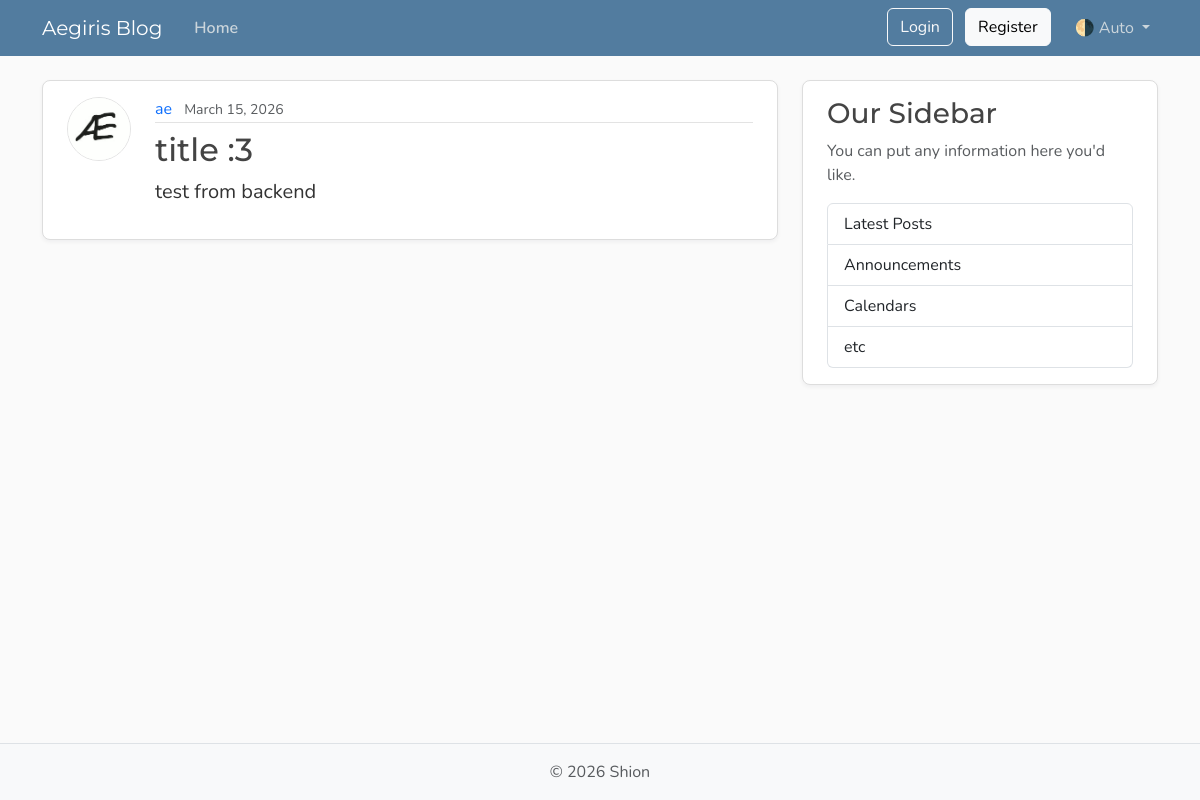
Before: /posts/1 with the older database file.
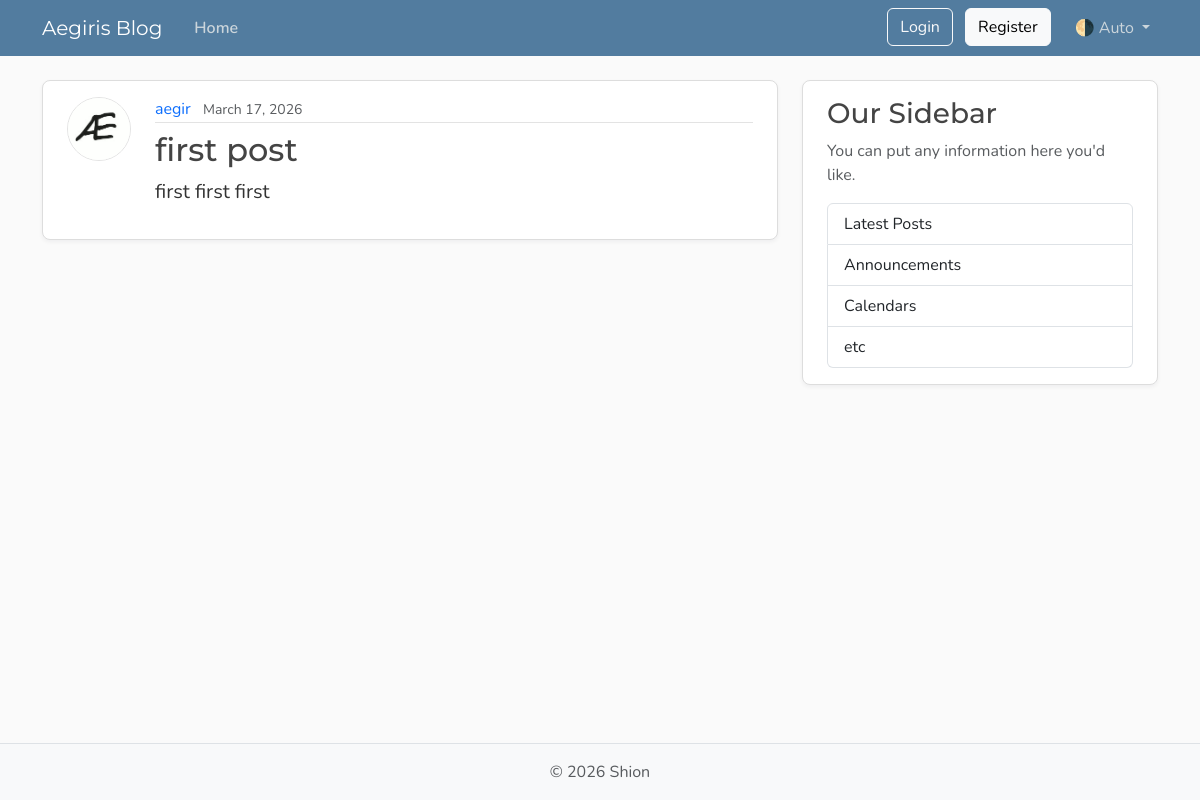
After: the same page with the newer database file.
### models.py (models this page shows, shortened)
class User(Base):
    __tablename__ = "users"
    id: Mapped[int] = mapped_column(Integer, primary_key= True, index= True)
    username: Mapped[str] = mapped_column(String(50), unique= True, nullable= False)
    email: Mapped[str] = mapped_column(String(120), unique= True, nullable= False)
    password_hash: Mapped[str] = mapped_column(String(200), nullable=False)
    image_file: Mapped[str | None] = mapped_column(String(200), nullable=True, default=None)
    posts: Mapped[list[Post]] = relationship(back_populates="author", cascade="all, delete-orphan")

class Post(Base):
    __tablename__ = "posts"
    id: Mapped[int] = mapped_column(Integer, primary_key= True, index= True)
    title: Mapped[str] = mapped_column(String(100), nullable= False)
    content: Mapped[str] = mapped_column(Text, nullable= False)
    user_id: Mapped[str | None] = mapped_column(ForeignKey("users.id"), nullable=True, index=True)
    date_posted: Mapped[datetime] = mapped_column(DateTime(timezone=True),default=lambda: datetime.now(UTC))
    author: Mapped[User] = relationship(back_populates="posts")

### main.py (the view)
@app.get("/posts/{post_id}", include_in_schema=False)
async def post_page(request: Request, post_id: int, db: Annotated[AsyncSession, Depends(get_db)]):
    result = await db.execute(select(models.Post).options(selectinload(models.Post.author)).where(models.Post.id == post_id))
    post = result.scalars().first()
    if post:
        title = post.title[:50]
        return templates.TemplateResponse(request, "post.html", {"post": post, "title": title})
    raise HTTPException(status_code=status.HTTP_404_NOT_FOUND, detail="Post not found")

### templates/post.html (shortened to what this page needs)
{% extends "layout.html" %}
{% block content %}
  <article class="content-section py-3 px-4 mb-4">
    <div class="d-flex align-items-start gap-4">
      <img class="rounded-circle article-img flex-shrink-0"
           src="{{ post.author.image_path }}"
           alt="{{ post.author.username }}'s profile picture"
           width="64"
           height="64"
           loading="lazy">
      <div class="flex-grow-1">
        <div class="article-metadata mb-2">
          <a class="me-2" href="{{ url_for('user_posts', user_id = post.author.id) }}">{{ post.author.username }}</a>
          <small class="text-body-secondary">{{ post.date_posted.strftime('%B %d, %Y') }}</small>
        </div>
        <h2 class="article-title">{{ post.title }}</h2>
        <p class="article-content">{{ post.content }}</p>
      </div>
    </div>
  </article>
{% endblock content %}

Changed rows visible on the page:
changed User: author.username "ae" → "aegir"
changed Post: date_posted "March 15, 2026" → "March 17, 2026"; title "title :3" → "first post"; content "test from backend" → "first first first"
